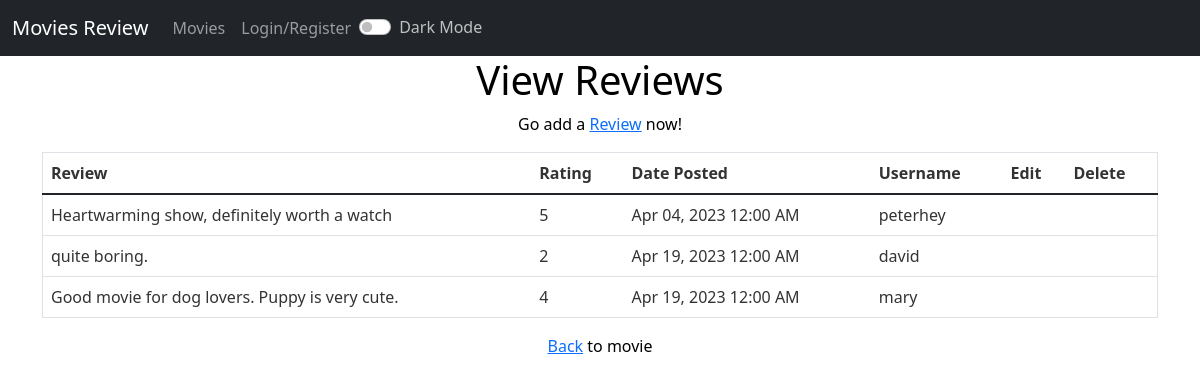
Screenshot of /movieReview.php?movieId=2 with the database file from the repository.
### tables this page shows
CREATE TABLE `reviews` (
  `reviewId` int(11) NOT NULL,
  `movieId` int(11) NOT NULL,
  `userId` int(11) NOT NULL,
  `review` text NOT NULL,
  `rating` int(11) NOT NULL,
  `datePosted` datetime DEFAULT NULL
);

CREATE TABLE `users` (
  `userId` int(11) NOT NULL,
  `username` varchar(60) NOT NULL,
  `password` varchar(40) NOT NULL,
  `name` varchar(80) NOT NULL,
  `dob` varchar(80) NOT NULL,
  `email` varchar(80) NOT NULL
);

### movieReview.php (the view, shortened to what this page needs)
<?php
include "dbFunction.php";
$movieID = $_GET['movieId'];
$query = "SELECT * FROM reviews "
        . "INNER JOIN movies ON reviews.movieId=movies.movieId "
        . "INNER JOIN users ON reviews.userId=users.userId "
        . "WHERE movies.movieId=$movieID";
$result = mysqli_query($link, $query) or die(mysqli_errno($link));
$arrContent = [];
while ($row = mysqli_fetch_array($result)) {
    $arrContent[] = $row;
}
?>
<!DOCTYPE html>
<html>
<head>
    <link href="https://cdn.jsdelivr.net/npm/bootstrap@5.1.1/dist/css/bootstrap.min.css" rel="stylesheet">
    <link rel="stylesheet" href="https://cdnjs.cloudflare.com/ajax/libs/font-awesome/5.15.4/css/all.min.css">
</head>
<body>
    <?php include "navbar1.php" ?>
    <h1 style="text-align: center;">View Reviews</h1>
    <p style="text-align: center">Go add a <a href="insertReview.php?movieId=<?php echo $movieID; ?>">Review</a> now!</p>
    <div class="container mt-3">
        <?php if (count($arrContent) > 0) { ?>
            <table class="table table-hover">
                <thead class="thead-light">
                    <tr>
                        <th scope="col">Review</th>
                        <th scope="col">Rating</th>
                        <th scope="col">Date Posted</th>
                        <th scope="col">Username</th>
                        <th scope="col">Edit</th>
                        <th scope="col">Delete</th>
                    </tr>
                </thead>
                <tbody>
                    <?php
                    for ($i = 0; $i < count($arrContent); $i++) {
                        $username = $arrContent[$i]['username'];
                        $reviewID = $arrContent[$i]['reviewId'];
                        $review = $arrContent[$i]['review'];
                        $rating = $arrContent[$i]['rating'];
                        $datePosted = $arrContent[$i]['datePosted'];
                        $formattedDate = date("M d, Y h:i A", strtotime($datePosted));
                        ?>
                        <tr>
                            <td><?php echo $review; ?></td>
                            <td><?php echo $rating; ?></td>
                            <td><?php echo $formattedDate; ?></td>
                            <td><?php echo $username; ?></td>
                            <?php if (isset($_SESSION['username'])): ?>
                                <td>
                                    <?php if ($_SESSION['username'] == $username): ?>
                                        <a href="editReview.php?reviewId=<?php echo $reviewID; ?>" name="reviewId">Edit</a>
                                    <?php endif; ?>
                                </td>
                                <td>
                                    <?php if ($_SESSION['username'] == $username): ?>
                                        <form method="post" action="doDeleteReview.php">
                                            <a href="doDeleteReview.php?reviewId=<?php echo $reviewID; ?>" name="reviewId">Delete</a>
                                        </form>
                                    <?php endif; ?>
                                </td>
                            <?php else: ?>
                                <td></td>
                                <td></td>
                            <?php endif; ?>
                        </tr>
                    <?php } ?>
                </tbody>
            </table>
        <?php } else { ?>
            <p style="text-align: center">No reviews available for this movie.</p>
        <?php } ?>
        <p style="text-align: center"><a href="viewmovies.php?movieId=<?php echo $movieID; ?>">Back</a> to movie</p>
    </div>
</body>
</html>

### movieReview.php (style rules this page uses)
:root { --table-background-dark: #333; --table-color-dark: #fff; --table-background-light: #fff; --table-color-light: #333; }
table { border-collapse: collapse; width: 100%; border: 1px solid var(--table-color-dark); }
th, td { padding: 8px; text-align: left; border-bottom: 1px solid var(--table-color-dark); background-color: var(--table-background-dark); color: var(--table-color-light); }
th { background-color: var(--table-color-dark); color: var(--table-background-dark); }

### navbar1.php (style rules this page uses)
body { background-color: #ffffff; color: #000000; }

### rows the page displays
reviews: review "Heartwarming show, definitely worth a watch", rating "5", datePosted "Apr 04, 2023 12:00 AM", userId.username "peterhey"
reviews: review "quite boring.", rating "2", datePosted "Apr 19, 2023 12:00 AM", userId.username "david"
reviews: review "Good movie for dog lovers. Puppy is very cute.", rating "4", datePosted "Apr 19, 2023 12:00 AM", userId.username "mary"
